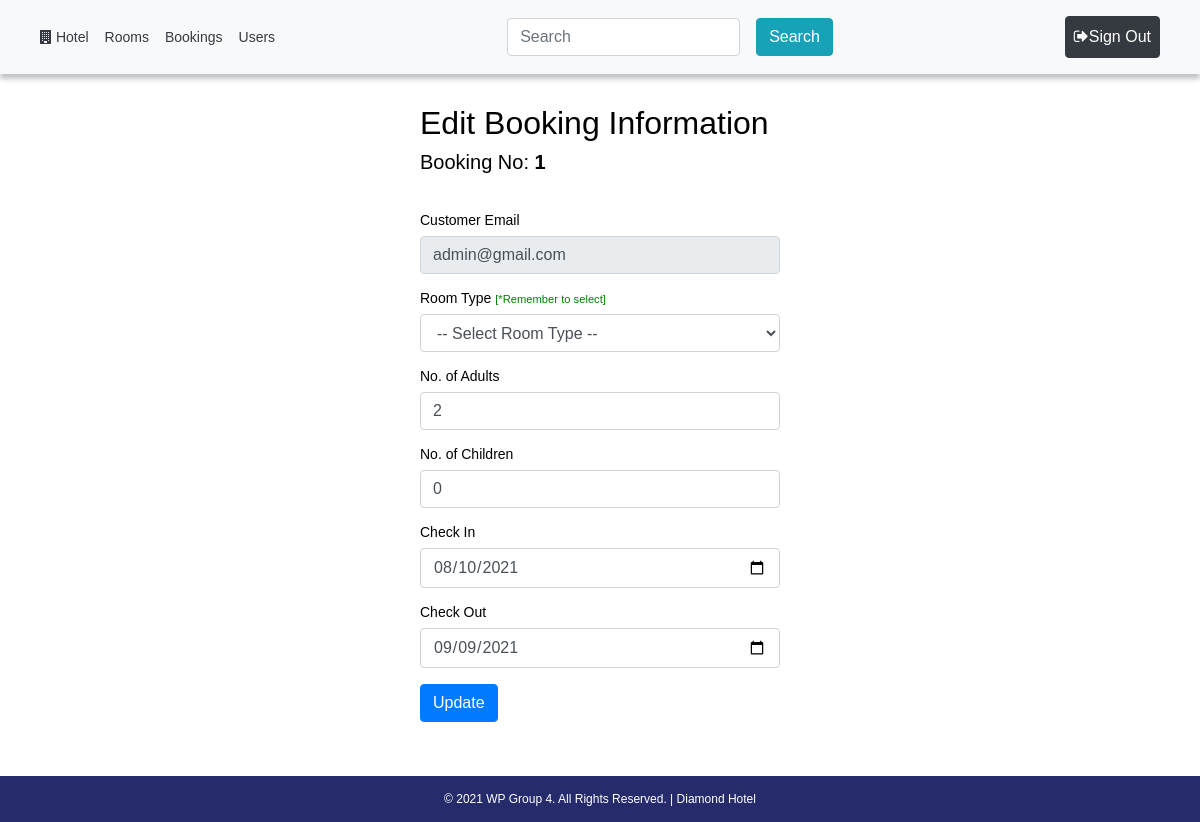
Page /components/booking/update.php?id=1 (signed in) on the committed database.
### tables this page shows
CREATE TABLE `bookings` (
  `id` int(11) NOT NULL,
  `type` varchar(20) NOT NULL,
  `customer_email` varchar(64) NOT NULL,
  `room_no` int(255) NOT NULL,
  `check_in` date NOT NULL,
  `check_out` date DEFAULT NULL,
  `adults_num` int(11) NOT NULL,
  `children_num` int(11) NOT NULL,
  `clear_bill` tinyint(1) NOT NULL DEFAULT 0
);

### components/booking/update.php (the view, shortened to what this page needs)
<?php
$path = $_SERVER['DOCUMENT_ROOT'];
$path .= "/hotel/";
require_once($path . 'connect.php');
$id = $_GET['id'];
$SelSql = "SELECT * FROM `bookings` WHERE id=$id";
$res = mysqli_query($connection, $SelSql);
$r = mysqli_fetch_assoc($res);
?>
<?php require($path . 'templates/header.php') ?>
	<div class="mt-4">
	<h2 class="mx-auto col-lg-4 col-md-6">Edit Booking Information</h2>
	<h5 class="mx-auto col-lg-4 col-md-6">Booking No: <b><?php echo $r['id']; ?></b></h5>
		<form method="post" id="form" name="form" class="mx-auto col-lg-4 col-md-6" style="padding-top:30px; padding-bottom:30px">
            <div class="form-group">
                <label>Customer Email</label>
				<input type="text" class="form-control" name="customer_email" value="<?php echo $r['customer_email']; ?>" readonly />
            </div>
			<div class="form-group">
                <label>Room Type <small style="color:green"> [*Remember to select]</small></label>
				<select class="form-control" name="type" required>
					<?php
						echo "<option disabled value='' selected>-- Select Room Type --</option>";
					?>
				  </select>
            </div>
            <div class="form-group">
                <label>No. of Adults</label>
				<input type="number" class="form-control" name="adults" value="<?php echo $r['adults_num']; ?>" min="1" required />
            </div>
            <div class="form-group">
                <label>No. of Children</label>
				<input type="number" class="form-control" name="children" value="<?php echo $r['children_num']; ?>" min="0" required />
            </div>
			<div class="form-group">
				<label>Check In</label>
				<input type="date" id="check_in" name="check_in" class="form-control" value="<?php echo $r['check_in']; ?>" required />
			</div>
			<div class="form-group">
				<label>Check Out</label>
				<input type="date" id="check_out" name="check_out" class="form-control" value="<?php echo $r['check_out']; ?>" required />
			</div>
			<input type="submit" class="btn btn-primary" value="Update" />
		</form>
	</div>
<?php require($path . 'templates/footer.php') ?>

### css/style.css (style rules this page uses)
* { color: black; }
html, body { height: 100%; }

### templates/header.php (style rules this page uses)
body { font: 14px sans-serif; }

### rows in the picture
bookings: id "1", customer_email "admin@gmail.com", adults "2", children "0", check_in "08/10/2021", check_out "09/09/2021"
